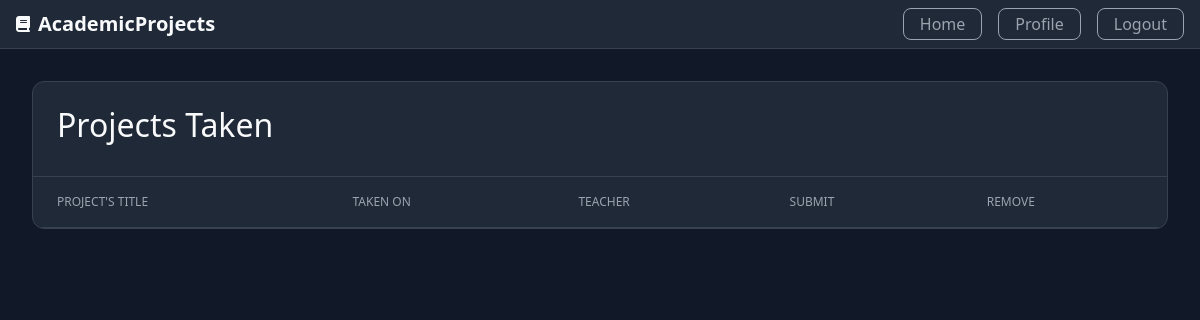
Page /profile/moreinfo/taken (signed in) on the earlier database version.
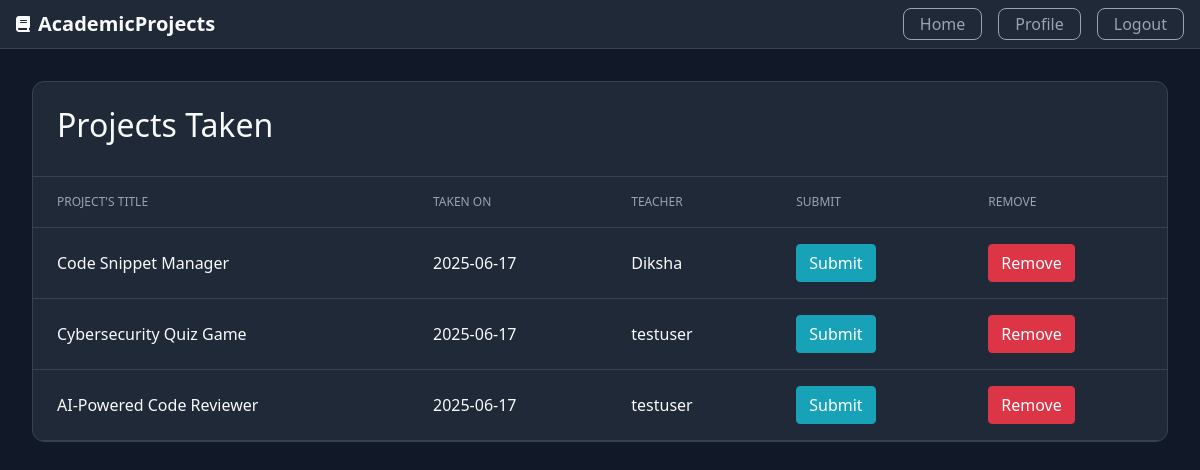
Same page on the later database version.
### Project/models.py (models this page shows, shortened)
class Project_Taken(db.Model):
    id=db.Column(db.Integer,primary_key=True)
    taken_at=db.Column(db.DateTime,nullable=False,default=datetime.utcnow)
    project_id=db.Column(db.Integer,db.ForeignKey('project.id'))
    student_id=db.Column(db.Integer,db.ForeignKey('user.id'))

class Project(db.Model):
    id=db.Column(db.Integer,primary_key=True)
    title=db.Column(db.String(100),nullable=False)
    description=db.Column(db.Text,nullable=False)
    skills=db.Column(db.Text,nullable=False)
    descriptive_pdf=db.Column(db.String(80),nullable=False,default='No pdf')
    user_count=db.Column(db.Integer,nullable=False,default=0)
    created_at=db.Column(db.DateTime,nullable=False,default=datetime.utcnow)
    created_by=db.Column(db.Integer,db.ForeignKey('user.id'))
    submission=db.relationship('Submission',backref='project',lazy=True,cascade="all,delete")
    evaluation=db.relationship('Evaluation',backref='project',lazy=True,cascade="all,delete")
    project_taken_by=db.relationship('Project_Taken',backref='project',lazy=True,cascade="all,delete")

class User(db.Model,UserMixin):
    id=db.Column(db.Integer,primary_key=True)
    username=db.Column(db.String(30),unique=True,nullable=False)
    email=db.Column(db.String(30),unique=True,nullable=False)
    password=db.Column(db.String(80),unique=False,nullable=False)
    total_projects=db.Column(db.Integer,nullable=False,default=0)
    total_projects_taken=db.Column(db.Integer,nullable=False,default=0)
    total_projects_submitted=db.Column(db.Integer,nullable=False,default=0)
    total_projects_evaluated=db.Column(db.Integer,nullable=False,default=0)
    profile_picture=db.Column(db.String(80),nullable=False,default="default.png")
    role=db.Column(db.String(80),nullable=False)
    project=db.relationship("Project",backref="user",lazy=True,cascade="all,delete")
    submission=db.relationship("Submission",backref="user",lazy=True,cascade="all,delete")
    evaluation=db.relationship("Evaluation",backref="user",lazy=True,cascade="all,delete")
    project_taken=db.relationship("Project_Taken",backref="user",lazy=True,cascade="all,delete")

### Project/projects/routes.py (the view)
@projects.route("/profile/moreinfo/taken")
@login_required
def more_info_taken():
    projects=current_user.project_taken
    projects.reverse()
    return render_template("more-info/more-taken.html",projects=projects)

### Project/models.py (called while the page is built)
@loginmanager.user_loader
def user_loader(user_id):
    user=User.query.get(user_id)
    return user

### Project/templates/more-info/more-taken.html (shortened to what this page needs)
{% extends "more-info/more-info-layout.html" %}
{% block label %}Projects Taken{% endblock label %}
{% block headings %}
    <th>Project's Title</th>
    <th>Taken on</th>
    <th>Teacher</th>
    <th>Submit</th>
    <th>Remove</th>
{% endblock headings %}
{% block data %}
    {% for i in projects %}
        <tr>
        <td>{{i.project.title}}</td>
        <td>{{i.taken_at.strftime("%Y-%m-%d")}}</td>
        <td>{{i.project.user.username}}</td>
        <td><a class="btn btn-info" href="{{url_for('projects.submit_proj_taken',project_taken_id=i.id,act='submitting')}}">Submit</a></td>
        <td><button type="button" class="btn btn-danger" data-toggle="modal" data-target="#deleteModal">Remove</button>
        </td>
        </tr>
    {% endfor %}
{% endblock data %}

### Project/templates/more-info/more-info-layout.html (shortened to what this page needs)
{% extends "layout.html" %}
{% block content %}
<div class="more-info-outer">
    <div class="projects-table-container">
      <div class="table-header">
        <h2>{% block label %}{% endblock label %}</h2>
      </div>
      <div class="table-responsive">
        <table>
          <thead>
            <tr>
              {% block headings%}
              {% endblock headings%}
            </tr>
          </thead>
          <tbody>
              {% block data %}
              {% endblock data %}
          </tbody>
        </table>
      </div>
    </div>
</div>
{% endblock content %}

### Project/templates/layout.html (shortened to what this page needs)
<!DOCTYPE html>
<html lang="en">
<head>
    <link rel="stylesheet" href="https://cdn.jsdelivr.net/npm/bootstrap@4.4.1/dist/css/bootstrap.min.css">
    <link rel="stylesheet" href="{{url_for('static',filename='styles.css')}}">
    <link rel="stylesheet" href="https://cdnjs.cloudflare.com/ajax/libs/font-awesome/6.6.0/css/all.min.css">
</head>
<body>
    <header>
    <div class="container">
        <div class="header-content">
        <div class="logo">
            <i class="fa-solid fa-book"></i>
            <a href="{{url_for('main.home')}}">AcademicProjects</a>
        </div>
        <nav>
            <a class="button" href="{{url_for('main.home')}}">Home</a>
            {% if current_user.is_authenticated %}
                <a class="button" href="{{url_for('users.profile')}}">Profile</a>
                <a class="button" href="{{url_for('users.logout')}}">Logout</a>
            {% else %}
                <a class="button" href="{{url_for('users.register')}}">Register</a>
                <a class="button" href="{{url_for('users.login')}}">Login</a>
            {% endif %}
        </nav>
        </div>
    </div>
    </header>
    {% block content %}
    {% endblock %}
</body>
</html>

### Project/static/styles.css (style rules this page uses)
:root { --color-bg: #111827; --color-bg-secondary: #1f2937; --color-text: #f9fafb; --color-text-secondary: #9ca3af; --color-border: #374151; --color-primary: #2563eb; --color-primary-hover: #1d4ed8; --color-success: #065f46; --color-success-text: #a7f3d0; }
* { margin: 0; padding: 0; box-sizing: border-box; }
body { font-family: system-ui, -apple-system, sans-serif; background-color: var(--color-bg); color: var(--color-text); line-height: 1.5; }
.container { max-width: 1280px; margin: 0 auto; padding: 0 1rem; }
header { background-color: var(--color-bg-secondary); border-bottom: 1px solid var(--color-border); }
.header-content { display: flex; justify-content: space-between; align-items: center; height: 3rem; }
.logo { display: flex; align-items: center; gap: 0.5rem; color: var(--color-text); }
.logo a { font-weight: bold; font-size: 1.25rem; color: var(--color-text) }
nav { display: flex; gap: 1rem; }
.button { color: var(--color-text-secondary); text-decoration: none; display: flex; justify-content: center; align-items: center; height: 2rem; padding: 0.125rem 1rem; border-radius: 0.5rem; border: solid 0.1rem; border-color: var(--color-text-secondary); transition: all 0.2s; }
.projects-table-container { background-color: var(--color-bg-secondary); border-radius: 0.75rem; border: 1px solid var(--color-border); overflow: hidden; }
.table-header { padding: 1.5rem; border-bottom: 1px solid var(--color-border); display: flex; justify-content: space-between; align-items: center; }
.table-responsive { overflow-x: auto; }
table { width: 100%; border-collapse: collapse; }
th, td { padding: 1rem 1.5rem; text-align: left; border-bottom: 1px solid var(--color-border); }
th { font-size: 0.75rem; text-transform: uppercase; color: var(--color-text-secondary); font-weight: 500; }
td { color: var(--color-text); }
.more-info-outer { margin: 2rem; }

Differences in the rows shown:
added Project_Taken: project "Code Snippet Manager", taken_at "2025-06-17", project.user.username "Diksha"
added Project_Taken: project "Cybersecurity Quiz Game", taken_at "2025-06-17", project.user.username "testuser"
added Project_Taken: project "AI-Powered Code Reviewer", taken_at "2025-06-17", project.user.username "testuser"
